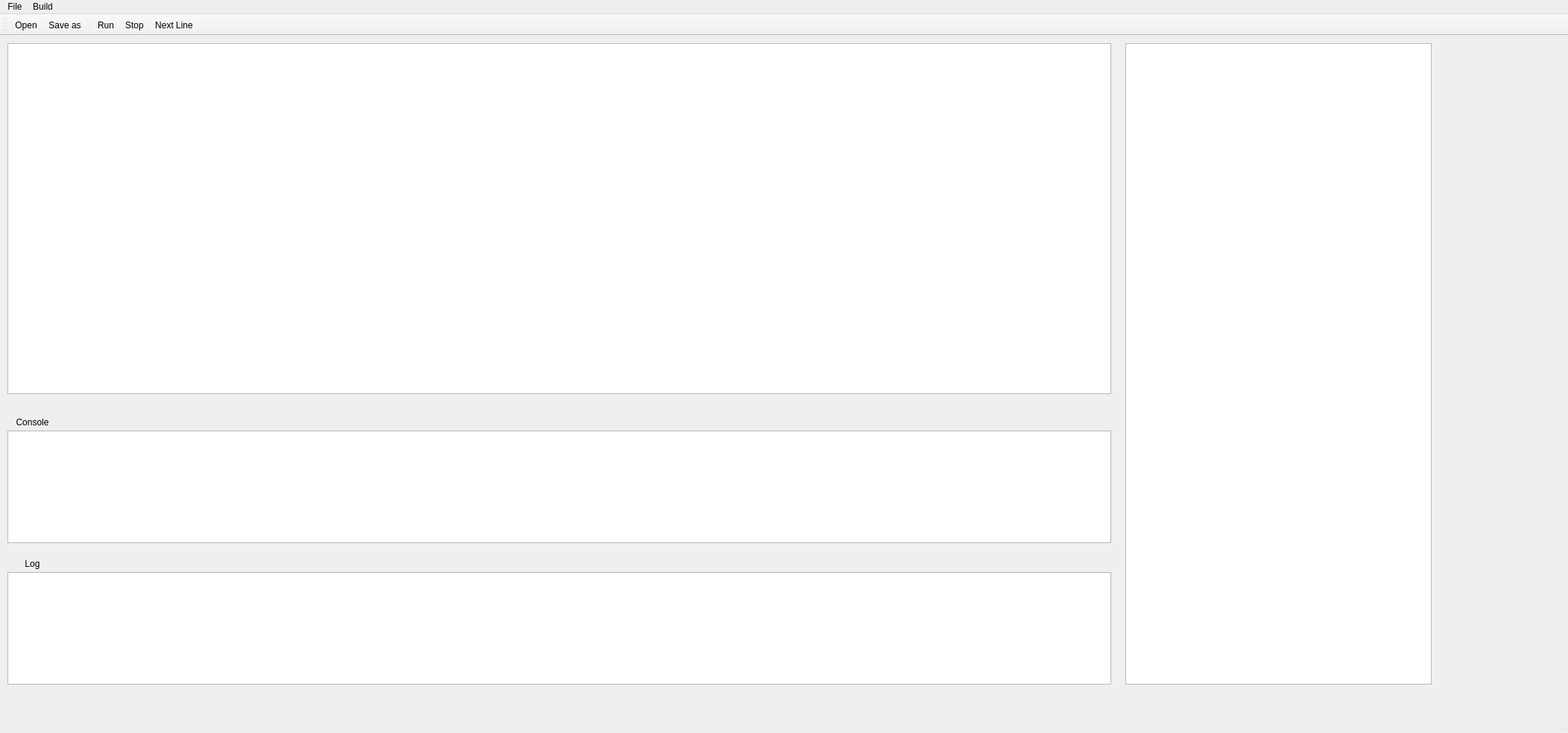
<?xml version="1.0" encoding="UTF-8"?>
<ui version="4.0">
 <class>MainWindow</class>
 <widget class="QMainWindow" name="MainWindow">
  <property name="geometry">
   <rect>
    <x>0</x>
    <y>0</y>
    <width>2104</width>
    <height>984</height>
   </rect>
  </property>
  <property name="windowTitle">
   <string>MainWindow</string>
  </property>
  <widget class="QWidget" name="centralwidget">
   <widget class="QPlainTextEdit" name="codeInput">
    <property name="geometry">
     <rect>
      <x>10</x>
      <y>10</y>
      <width>1481</width>
      <height>471</height>
     </rect>
    </property>
    <property name="plainText">
     <string>
</string>
    </property>
   </widget>
   <widget class="QPlainTextEdit" name="appLog">
    <property name="geometry">
     <rect>
      <x>10</x>
      <y>720</y>
      <width>1481</width>
      <height>151</height>
     </rect>
    </property>
    <property name="readOnly">
     <bool>true</bool>
    </property>
   </widget>
   <widget class="QTableWidget" name="ramLiveView">
    <property name="geometry">
     <rect>
      <x>1510</x>
      <y>10</y>
      <width>411</width>
      <height>861</height>
     </rect>
    </property>
   </widget>
   <widget class="QLabel" name="labelConsole">
    <property name="geometry">
     <rect>
      <x>10</x>
      <y>510</y>
      <width>67</width>
      <height>17</height>
     </rect>
    </property>
    <property name="text">
     <string>Console</string>
    </property>
    <property name="alignment">
     <set>Qt::AlignCenter</set>
    </property>
   </widget>
   <widget class="QLabel" name="labelLog">
    <property name="geometry">
     <rect>
      <x>10</x>
      <y>700</y>
      <width>67</width>
      <height>17</height>
     </rect>
    </property>
    <property name="text">
     <string>Log</string>
    </property>
    <property name="alignment">
     <set>Qt::AlignCenter</set>
    </property>
   </widget>
   <widget class="QPlainTextEdit" name="terminalOutput">
    <property name="geometry">
     <rect>
      <x>10</x>
      <y>530</y>
      <width>1481</width>
      <height>151</height>
     </rect>
    </property>
    <property name="mouseTracking">
     <bool>false</bool>
    </property>
    <property name="plainText">
     <string/>
    </property>
   </widget>
  </widget>
  <widget class="QMenuBar" name="menubar">
   <property name="geometry">
    <rect>
     <x>0</x>
     <y>0</y>
     <width>2104</width>
     <height>22</height>
    </rect>
   </property>
   <widget class="QMenu" name="menuVuild">
    <property name="title">
     <string>Build</string>
    </property>
    <addaction name="actionRun"/>
    <addaction name="actionStop"/>
    <addaction name="actionNext_Line"/>
   </widget>
   <widget class="QMenu" name="menuFile">
    <property name="title">
     <string>File</string>
    </property>
    <addaction name="actionOpen"/>
    <addaction name="actionSave_as"/>
    <addaction name="separator"/>
    <addaction name="actionClose"/>
   </widget>
   <addaction name="menuFile"/>
   <addaction name="menuVuild"/>
  </widget>
  <widget class="QStatusBar" name="statusbar"/>
  <widget class="QToolBar" name="toolBar">
   <property name="windowTitle">
    <string>toolBar</string>
   </property>
   <attribute name="toolBarArea">
    <enum>TopToolBarArea</enum>
   </attribute>
   <attribute name="toolBarBreak">
    <bool>false</bool>
   </attribute>
   <addaction name="actionOpen"/>
   <addaction name="actionSave_as"/>
   <addaction name="separator"/>
   <addaction name="actionRun"/>
   <addaction name="actionStop"/>
   <addaction name="actionNext_Line"/>
  </widget>
  <action name="actionOpen">
   <property name="icon">
    <iconset>
     <normaloff>../Imagenes/iconfinder_folder-open-storage-file-organize_3209339.png</normaloff>../Imagenes/iconfinder_folder-open-storage-file-organize_3209339.png</iconset>
   </property>
   <property name="text">
    <string>Open</string>
   </property>
   <property name="shortcut">
    <string>Ctrl+O</string>
   </property>
  </action>
  <action name="actionSave_as">
   <property name="icon">
    <iconset>
     <normaloff>../Imagenes/iconfinder_158-Save_2123968.png</normaloff>../Imagenes/iconfinder_158-Save_2123968.png</iconset>
   </property>
   <property name="text">
    <string>Save as...</string>
   </property>
   <property name="shortcut">
    <string>Ctrl+S</string>
   </property>
  </action>
  <action name="actionClose">
   <property name="icon">
    <iconset>
     <normaloff>../Imagenes/iconfinder_circle_close_cancel_exit_quit_delete_4831037.png</normaloff>../Imagenes/iconfinder_circle_close_cancel_exit_quit_delete_4831037.png</iconset>
   </property>
   <property name="text">
    <string>Close</string>
   </property>
   <property name="shortcut">
    <string>Ctrl+Q</string>
   </property>
  </action>
  <action name="actionRun">
   <property name="icon">
    <iconset>
     <normaloff>../Imagenes/iconfinder_icon-play_211876.png</normaloff>../Imagenes/iconfinder_icon-play_211876.png</iconset>
   </property>
   <property name="text">
    <string>Run</string>
   </property>
   <property name="shortcut">
    <string>Ctrl+R</string>
   </property>
  </action>
  <action name="actionStop">
   <property name="icon">
    <iconset>
     <normaloff>../Imagenes/iconfinder_interface-solid-multimedia-stop-button-1_6127256.png</normaloff>../Imagenes/iconfinder_interface-solid-multimedia-stop-button-1_6127256.png</iconset>
   </property>
   <property name="text">
    <string>Stop</string>
   </property>
  </action>
  <action name="actionNext_Line">
   <property name="icon">
    <iconset>
     <normaloff>../Imagenes/iconfinder_right_4_1_4829859.png</normaloff>../Imagenes/iconfinder_right_4_1_4829859.png</iconset>
   </property>
   <property name="text">
    <string>Next Line</string>
   </property>
  </action>
 </widget>
 <resources/>
 <connections/>
</ui>
